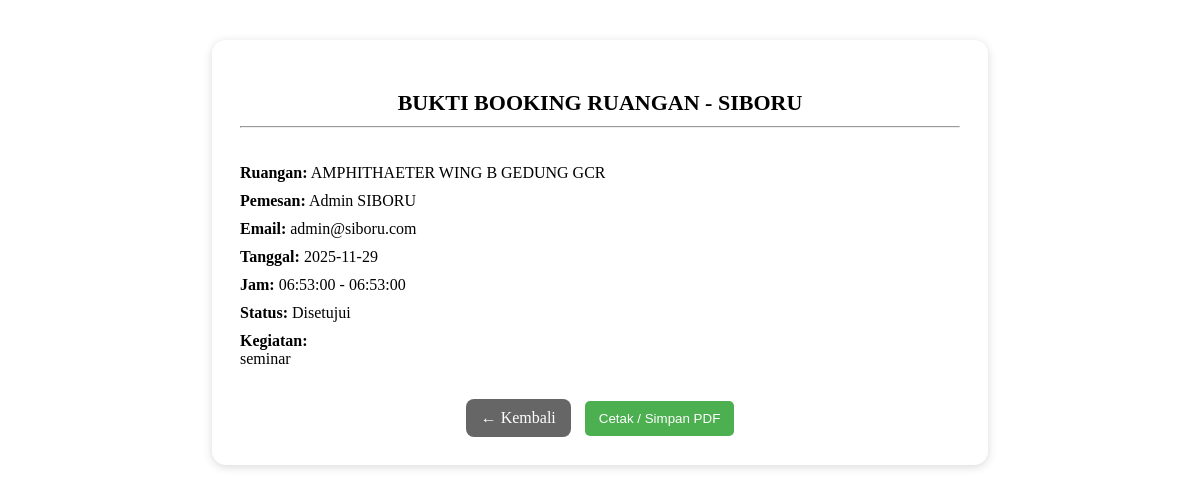
The app's page /pages/bukti_booking.php?id=3 (signed in) with its own data.
### tables this page shows
CREATE TABLE IF NOT EXISTS `bookings` (
  `id` int NOT NULL AUTO_INCREMENT,
  `ruangan_id` int NOT NULL,
  `user_id` int NOT NULL,
  `nama_pemesan` varchar(255) NOT NULL,
  `email_pemesan` varchar(255) NOT NULL,
  `tanggal` date NOT NULL,
  `jam_mulai` time NOT NULL,
  `jam_selesai` time NOT NULL,
  `kegiatan` text NOT NULL,
  `surat_izin` varchar(255) DEFAULT NULL,
  `status` enum('diproses','disetujui','ditolak') DEFAULT 'diproses',
  `alasan_penolakan` text,
  `processed_by` int DEFAULT NULL,
  `processed_at` timestamp NULL DEFAULT NULL,
  `created_at` timestamp NULL DEFAULT CURRENT_TIMESTAMP,
  `notif_panitia` tinyint(1) DEFAULT '0',
  PRIMARY KEY (`id`),
  KEY `ruangan_id` (`ruangan_id`),
  KEY `user_id` (`user_id`),
  CONSTRAINT `bookings_ibfk_1` FOREIGN KEY (`ruangan_id`) REFERENCES `ruangan` (`id`),
  CONSTRAINT `bookings_ibfk_2` FOREIGN KEY (`user_id`) REFERENCES `users` (`id`)
);

CREATE TABLE IF NOT EXISTS `ruangan` (
  `id` int NOT NULL AUTO_INCREMENT,
  `nama` varchar(255) NOT NULL,
  `kapasitas` int DEFAULT NULL,
  `fasilitas` text,
  `lokasi` varchar(255) DEFAULT NULL,
  `status` enum('kosong','terbooking') DEFAULT 'kosong',
  `created_at` timestamp NULL DEFAULT CURRENT_TIMESTAMP,
  PRIMARY KEY (`id`)
);

### pages/bukti_booking.php (the view, shortened to what this page needs)
<?php
$id = $_GET['id'] ?? null;
$db = (new Database())->getConnection();
$stmt = $db->prepare("
    SELECT b.*, r.nama AS ruangan
    FROM bookings b
    JOIN ruangan r ON r.id=b.ruangan_id
    WHERE b.id=? LIMIT 1
");
$stmt->execute([$id]);
$b = $stmt->fetch(PDO::FETCH_ASSOC);
?>
<!DOCTYPE html>
<html>
<head>
    <link rel="stylesheet" href="/coding/style.css">
</head>
<body>
<div class="bukti-container">
    <p class="bukti-title">BUKTI BOOKING RUANGAN - SIBORU</p>
    <hr><br>
    <p class="info-item"><span class="info-label">Ruangan:</span> <?= htmlspecialchars($b['ruangan']) ?></p>
    <p class="info-item"><span class="info-label">Pemesan:</span> <?= htmlspecialchars($b['nama_pemesan']) ?></p>
    <p class="info-item"><span class="info-label">Email:</span> <?= htmlspecialchars($b['email_pemesan']) ?></p>
    <p class="info-item"><span class="info-label">Tanggal:</span> <?= $b['tanggal'] ?></p>
    <p class="info-item"><span class="info-label">Jam:</span> <?= $b['jam_mulai'] ?> - <?= $b['jam_selesai'] ?></p>
    <p class="info-item"><span class="info-label">Status:</span> <?= ucfirst($b['status']) ?></p>
    <p class="info-item"><span class="info-label">Kegiatan:</span><br> <?= nl2br(htmlspecialchars($b['kegiatan'])) ?></p>
    <div class="btn-area no-print">
        <a class="btn-kembali" href="history.php">← Kembali</a>
        <button class="btn-submit" onclick="window.print()">Cetak / Simpan PDF</button>
    </div>
</div>
</body>
</html>

### style.css (style rules this page uses)
a { text-decoration: none; }
.btn-submit { background: #4CAF50; color: white; padding: 10px 14px; border: none; border-radius: 5px; cursor: pointer; margin-top: 8px; }

### pages/bukti_booking.php (style rules this page uses)
.bukti-container { max-width: 720px; margin: 40px auto; background: #ffffff; padding: 28px; border-radius: 14px; box-shadow: 0 2px 10px rgba(0,0,0,0.15); }
.bukti-title { text-align: center; font-size: 22px; font-weight: bold; margin-bottom: 10px; }
.info-item { margin: 10px 0; font-size: 16px; }
.info-label { font-weight: bold; }
.btn-area { margin-top: 25px; text-align: center; }
.btn-kembali { background: #666; color: white !important; padding: 10px 15px; border-radius: 8px; text-decoration: none; margin-right: 10px; display: inline-block; }

### records on screen
bookings: ruangan.nama "AMPHITHAETER WING B GEDUNG GCR", nama_pemesan "Admin SIBORU", email_pemesan "admin@siboru.com", tanggal "2025-11-29", jam_mulai "06:53:00", jam_selesai "06:53:00", status "Disetujui", kegiatan "seminar"
